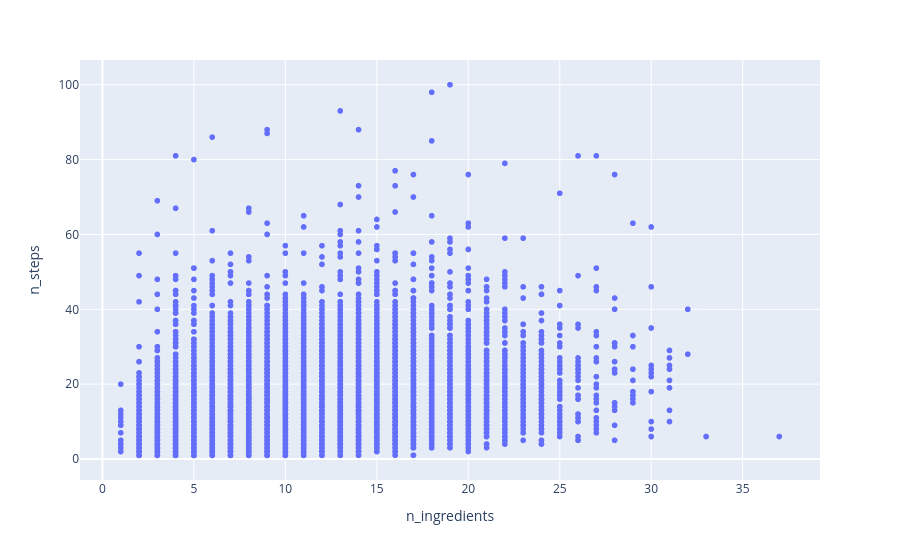

The notebook cell saved with this chart:
### Markdown cell above
#### Number of Ingredients v. Number of Steps

### Code cell
# No correlation :(
fig = px.scatter(recipes, x='n_ingredients', y = 'n_steps')
fig.show()

### Figure 1 — Plotly figure (JSON) as saved in the notebook; plotly's stock layout.template omitted (floating-point values rounded to 4 significant figures; data arrays with more than 128 entries replaced by an {"elided": "..."} marker saying what was removed)
{"data": [{"hovertemplate": "n_ingredients=%{x}<br>n_steps=%{y}<extra></extra>", "legendgroup": "", "marker": {"color": "#636efa", "symbol": "circle"}, "mode": "markers", "name": "", "showlegend": false, "type": "scattergl", "x": {"elided": "83782 int values"}, "xaxis": "x", "y": {"elided": "83782 int values"}, "yaxis": "y"}], "layout": {"legend": {"tracegroupgap": 0}, "margin": {"t": 60}, "xaxis": {"anchor": "y", "domain": [0, 1], "title": {"text": "n_ingredients"}}, "yaxis": {"anchor": "x", "domain": [0, 1], "title": {"text": "n_steps"}}}}
